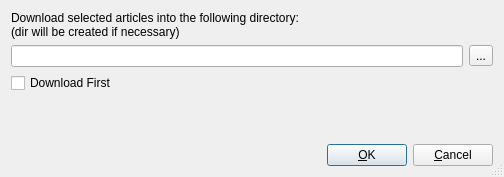
<?xml version="1.0" encoding="UTF-8"?>
<ui version="4.0">
 <class>DownloadSelectDlg</class>
 <widget class="QDialog" name="DownloadSelectDlg">
  <property name="geometry">
   <rect>
    <x>0</x>
    <y>0</y>
    <width>504</width>
    <height>177</height>
   </rect>
  </property>
  <property name="windowTitle">
   <string>Select download Dir...</string>
  </property>
  <property name="sizeGripEnabled">
   <bool>true</bool>
  </property>
  <layout class="QVBoxLayout">
   <item>
    <widget class="QLabel" name="textLabel1">
     <property name="text">
      <string>Download selected articles into the following directory:&lt;br&gt;
(dir will be created if necessary)</string>
     </property>
     <property name="wordWrap">
      <bool>false</bool>
     </property>
    </widget>
   </item>
   <item>
    <layout class="QHBoxLayout">
     <item>
      <widget class="QLineEdit" name="dirEdit"/>
     </item>
     <item>
      <widget class="QToolButton" name="buttonSelectDir">
       <property name="text">
        <string>...</string>
       </property>
      </widget>
     </item>
    </layout>
   </item>
   <item>
    <widget class="QCheckBox" name="downloadFirstCheck">
     <property name="text">
      <string>Download First</string>
     </property>
    </widget>
   </item>
   <item>
    <spacer name="spacer2">
     <property name="orientation">
      <enum>Qt::Vertical</enum>
     </property>
     <property name="sizeType">
      <enum>QSizePolicy::Expanding</enum>
     </property>
     <property name="sizeHint" stdset="0">
      <size>
       <width>20</width>
       <height>70</height>
      </size>
     </property>
    </spacer>
   </item>
   <item>
    <layout class="QHBoxLayout">
     <property name="spacing">
      <number>6</number>
     </property>
     <property name="margin">
      <number>0</number>
     </property>
     <item>
      <spacer name="Horizontal Spacing2">
       <property name="orientation">
        <enum>Qt::Horizontal</enum>
       </property>
       <property name="sizeType">
        <enum>QSizePolicy::Expanding</enum>
       </property>
       <property name="sizeHint" stdset="0">
        <size>
         <width>20</width>
         <height>20</height>
        </size>
       </property>
      </spacer>
     </item>
     <item>
      <widget class="QPushButton" name="buttonOk">
       <property name="text">
        <string>&amp;OK</string>
       </property>
       <property name="shortcut">
        <string/>
       </property>
       <property name="autoDefault">
        <bool>true</bool>
       </property>
       <property name="default">
        <bool>true</bool>
       </property>
      </widget>
     </item>
     <item>
      <widget class="QPushButton" name="buttonCancel">
       <property name="text">
        <string>&amp;Cancel</string>
       </property>
       <property name="shortcut">
        <string/>
       </property>
       <property name="autoDefault">
        <bool>true</bool>
       </property>
      </widget>
     </item>
    </layout>
   </item>
  </layout>
 </widget>
 <layoutdefault spacing="6" margin="11"/>
 <resources>
  <include location="quban.qrc"/>
 </resources>
 <connections>
  <connection>
   <sender>buttonOk</sender>
   <signal>clicked()</signal>
   <receiver>DownloadSelectDlg</receiver>
   <slot>accept()</slot>
   <hints>
    <hint type="sourcelabel">
     <x>20</x>
     <y>20</y>
    </hint>
    <hint type="destinationlabel">
     <x>20</x>
     <y>20</y>
    </hint>
   </hints>
  </connection>
  <connection>
   <sender>buttonCancel</sender>
   <signal>clicked()</signal>
   <receiver>DownloadSelectDlg</receiver>
   <slot>reject()</slot>
   <hints>
    <hint type="sourcelabel">
     <x>20</x>
     <y>20</y>
    </hint>
    <hint type="destinationlabel">
     <x>20</x>
     <y>20</y>
    </hint>
   </hints>
  </connection>
 </connections>
</ui>
